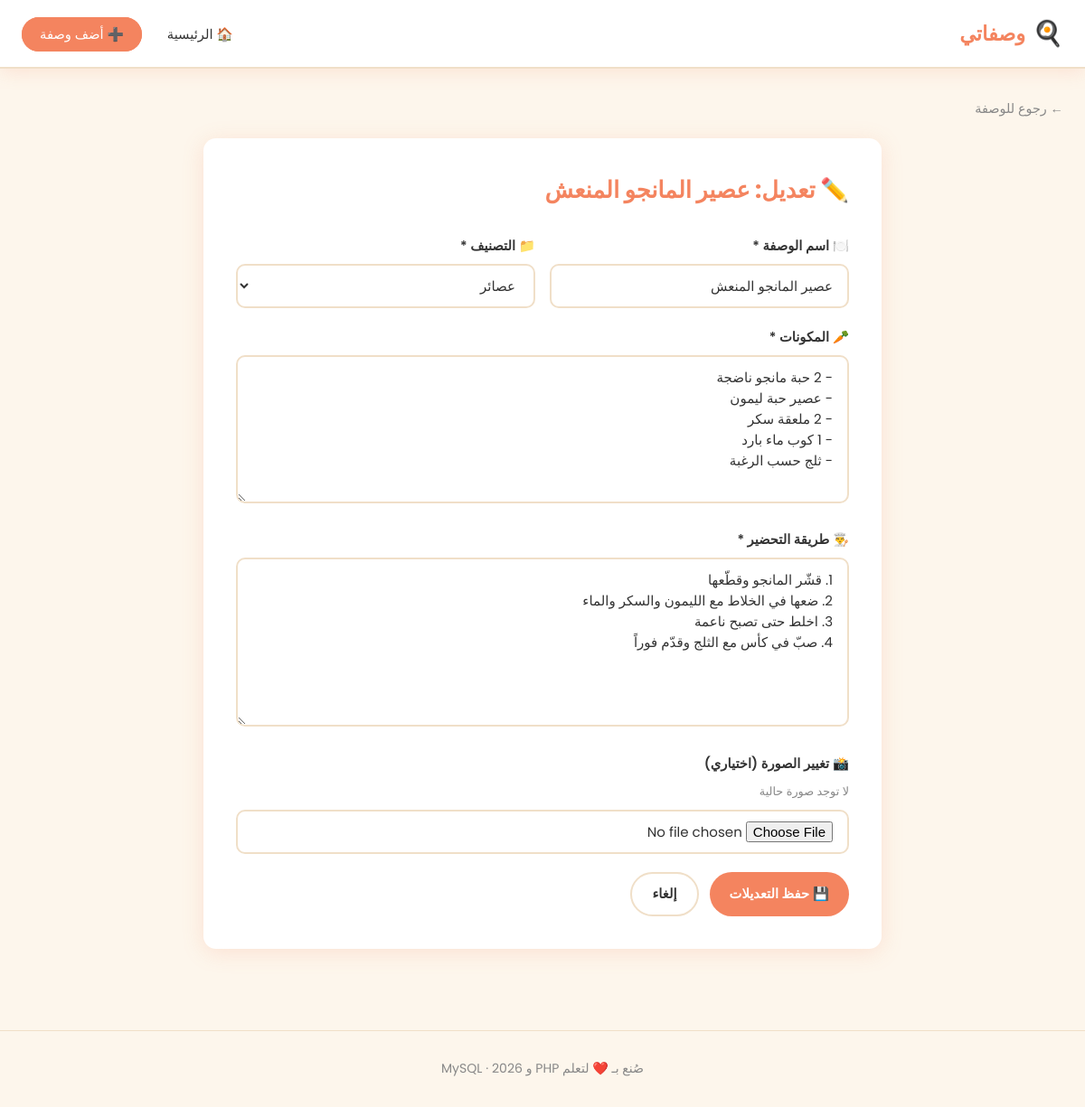
The page /edit.php?id=3 on the database its author committed.
### tables this page shows
CREATE TABLE IF NOT EXISTS recipes (
    id           INT AUTO_INCREMENT PRIMARY KEY,
    title        VARCHAR(255) NOT NULL              COMMENT 'اسم الوصفة',
    category     VARCHAR(100) NOT NULL              COMMENT 'التصنيف (حلويات، أكلات، عصائر...)',
    ingredients  TEXT         NOT NULL              COMMENT 'المكونات',
    instructions TEXT         NOT NULL              COMMENT 'طريقة التحضير',
    image        VARCHAR(255) DEFAULT 'default.jpg' COMMENT 'اسم ملف الصورة',
    likes        INT          DEFAULT 0             COMMENT 'عدد الإعجابات',
    created_at   DATETIME     DEFAULT CURRENT_TIMESTAMP COMMENT 'تاريخ الإضافة'
);

### classes/Recipe.php (called while the page is built, shortened)
<?php
class Recipe {
    private $pdo;
    public function __construct($pdo) {
        $this->pdo = $pdo;
    }
    public function getById($id) {
        $stmt = $this->pdo->prepare("SELECT * FROM recipes WHERE id = ?");
        $stmt->execute([$id]);
        return $stmt->fetch();
    }
}

### edit.php (the view, shortened to what this page needs)
<?php
require_once 'config.php';
require_once 'classes/Recipe.php';
$pdo = getConnection();
$recipeObj = new Recipe($pdo);
$id = isset($_GET['id']) ? (int)$_GET['id'] : 0;
$recipe = $recipeObj->getById($id);
$categories = ['أكلات', 'حلويات', 'عصائر', 'سلطات', 'شوربات', 'مقبلات', 'مشروبات'];
?>
<!DOCTYPE html>
<html lang="ar" dir="rtl">
<head>
    <link rel="stylesheet" href="assets/style.css">
</head>
<body>
<nav class="navbar">
    <div class="navbar-inner">
        <a href="index.php" class="navbar-logo"><span class="emoji">🍳</span> وصفاتي</a>
        <ul class="navbar-links">
            <li><a href="index.php">🏠 الرئيسية</a></li>
            <li><a href="add.php" class="btn-add">➕ أضف وصفة</a></li>
        </ul>
    </div>
</nav>
<div class="container">
    <a href="view.php?id=<?= $id ?>" class="back-link">← رجوع للوصفة</a>
    <div class="form-card">
        <h1 class="form-title">✏️ تعديل: <?= htmlspecialchars($recipe['title']) ?></h1>
        <form method="POST" action="edit.php?id=<?= $id ?>" enctype="multipart/form-data">
            <div class="form-row">
                <div class="form-group">
                    <label for="title">🍽️ اسم الوصفة *</label>
                    <input
                        type="text"
                        id="title"
                        name="title"
                        value="<?= htmlspecialchars($recipe['title']) ?>"
                        required
                        maxlength="255"
                    >
                </div>
                <div class="form-group">
                    <label for="category">📁 التصنيف *</label>
                    <select id="category" name="category" required>
                        <?php foreach ($categories as $cat): ?>
                            <option value="<?= $cat ?>"
                                <?= ($recipe['category'] === $cat) ? 'selected' : '' ?>>
                                <?= $cat ?>
                            </option>
                        <?php endforeach; ?>
                    </select>
                </div>
            </div>
            <div class="form-group">
                <label for="ingredients">🥕 المكونات *</label>
                <textarea id="ingredients" name="ingredients" required rows="6">
<?= htmlspecialchars($recipe['ingredients']) ?></textarea>
            </div>
            <div class="form-group">
                <label for="instructions">👨‍🍳 طريقة التحضير *</label>
                <textarea id="instructions" name="instructions" required rows="7">
<?= htmlspecialchars($recipe['instructions']) ?></textarea>
            </div>
            <div class="form-group">
                <label for="image">📸 تغيير الصورة (اختياري)</label>
                <?php
                $currentImgExists = ($recipe['image'] !== 'default.jpg' && file_exists(UPLOAD_DIR . $recipe['image']));
                ?>
                <?php if ($currentImgExists): ?>
                    <div class="current-image-preview">
                        <img src="<?= htmlspecialchars(UPLOAD_URL . $recipe['image']) ?>"
                             alt="الصورة الحالية">
                    </div>
                    <p class="form-hint">⬆️ هذه هي الصورة الحالية. ارفع صورة جديدة لتغييرها</p>
                <?php else: ?>
                    <p class="form-hint">لا توجد صورة حالية</p>
                <?php endif; ?>
                <input
                    type="file"
                    id="image"
                    name="image"
                    accept="image/*"
                    onchange="previewImage(this)"
                    style="margin-top:10px;"
                >
            </div>
            <div style="display:flex; gap:12px; margin-top:10px;">
                <button type="submit" class="btn btn-primary">💾 حفظ التعديلات</button>
                <a href="view.php?id=<?= $id ?>" class="btn btn-secondary">إلغاء</a>
            </div>
        </form>
    </div>
</div>
<footer class="footer">
    <p>صُنع بـ <span>❤️</span> لتعلم PHP و MySQL · <?= date('Y') ?></p>
</footer>
</body>
</html>

### assets/style.css (style rules this page uses)
:root { --bg: #fdf6ec; --white: #ffffff; --primary: #f4845f; --primary-dark: #e06840; --red-soft: #e74c3c; --accent: #f8c291; --text: #333333; --text-light: #888888; --border: #f0dfc8; --shadow: rgba(244,132,95,0.18); --radius: 14px; --trans: 0.3s ease; }
* { margin:0; padding:0; box-sizing:border-box; }
body { font-family: 'Poppins', sans-serif; background: var(--bg); color: var(--text); line-height: 1.7; direction: rtl; }
a { text-decoration: none; color: inherit; }
ul { list-style: none; }
.navbar { background: var(--white); border-bottom: 2px solid var(--border); padding: 14px 0; position: sticky; top: 0; z-index: 200; box-shadow: 0 3px 20px var(--shadow); }
.navbar-inner { max-width: 1200px; margin: 0 auto; padding: 0 24px; display: flex; justify-content: space-between; align-items: center; flex-wrap: wrap; gap: 12px; }
.navbar-logo { font-size: 1.4rem; font-weight: 700; color: var(--primary); display: flex; align-items: center; gap: 8px; }
.navbar-logo .emoji { font-size: 1.7rem; }
.navbar-links { display: flex; gap: 8px; flex-wrap: wrap; }
.navbar-links a { color: var(--text); font-weight: 500; font-size: 0.92rem; padding: 7px 18px; border-radius: 30px; transition: all var(--trans); border: 2px solid transparent; }
.navbar-links a.btn-add { background: var(--primary); color: white; border-color: var(--primary); }
.container { max-width: 1200px; margin: 0 auto; padding: 30px 24px; }
.btn { display: inline-flex; align-items: center; gap: 6px; padding: 10px 22px; border-radius: 30px; font-size: 0.92rem; font-family: inherit; font-weight: 600; cursor: pointer; border: none; transition: all var(--trans); text-decoration: none; }
.btn-primary { background: var(--primary); color: white; }
.btn-secondary { background: var(--white); color: var(--text); border: 2px solid var(--border); }
.form-card { background: var(--white); border-radius: var(--radius); box-shadow: 0 4px 24px var(--shadow); padding: 36px; max-width: 750px; margin: 0 auto; }
.form-title { font-size: 1.6rem; font-weight: 700; color: var(--primary); margin-bottom: 28px; display: flex; align-items: center; gap: 10px; }
.form-group { margin-bottom: 20px; }
.form-group label { display: block; font-weight: 600; font-size: 0.92rem; margin-bottom: 7px; color: var(--text); }
.form-group input[type="text"], .form-group input[type="file"], .form-group select, .form-group textarea { width: 100%; padding: 11px 16px; border: 2px solid var(--border); border-radius: 10px; font-size: 0.94rem; font-family: inherit; outline: none; transition: border var(--trans); background: white; color: var(--text); direction: rtl; }
.form-group textarea { resize: vertical; min-height: 120px; }
.form-hint { font-size: 0.8rem; color: var(--text-light); margin-top: 5px; }
.form-row { display: grid; grid-template-columns: 1fr 1fr; gap: 16px; }
.back-link { display: inline-flex; align-items: center; gap: 6px; color: var(--text-light); font-size: 0.9rem; margin-bottom: 20px; transition: color var(--trans); }
.footer { text-align: center; padding: 30px 20px; color: var(--text-light); font-size: 0.88rem; border-top: 1px solid var(--border); margin-top: 60px; }
.footer span { color: var(--primary); font-weight: 600; }

### rows shown on the page
recipes: title "عصير المانجو المنعش", category "عصائر", ingredients "- 2 حبة مانجو ناضجة - عصير حبة ليمون - 2 ملعقة سكر - 1 كوب ماء بارد - ثلج حسب الرغبة", instructions "1. قشّر المانجو وقطّعها 2. ضعها في الخلاط مع الليمون والسكر والماء 3. اخلط حتى تصبح ناعمة 4. صبّ في كأس مع الثلج وقدّم فوراً"
